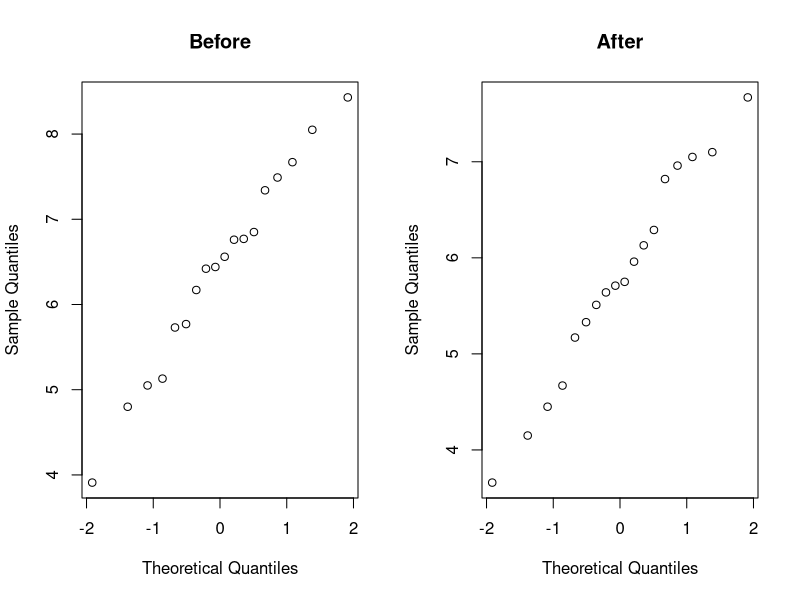
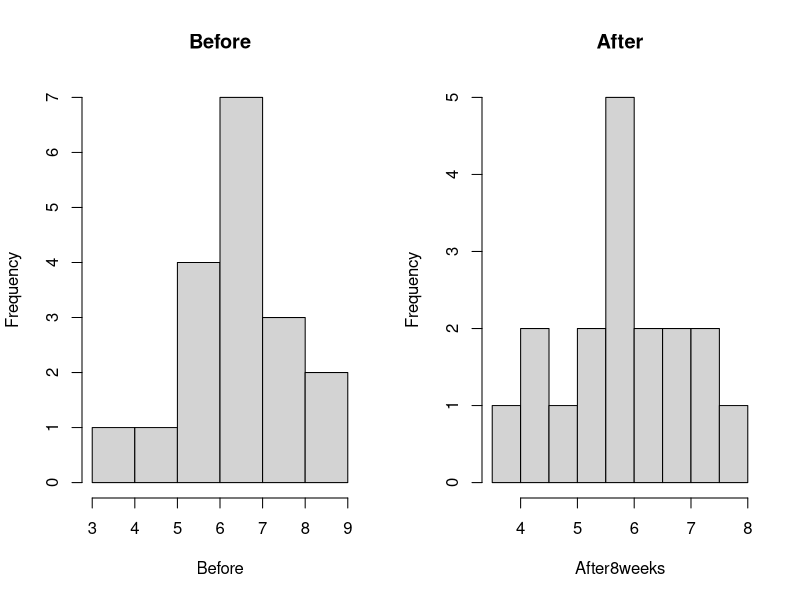
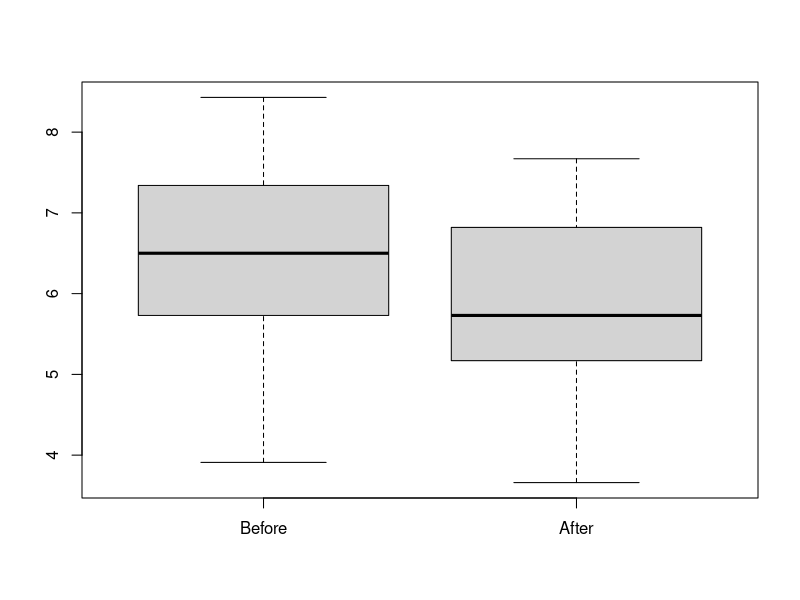
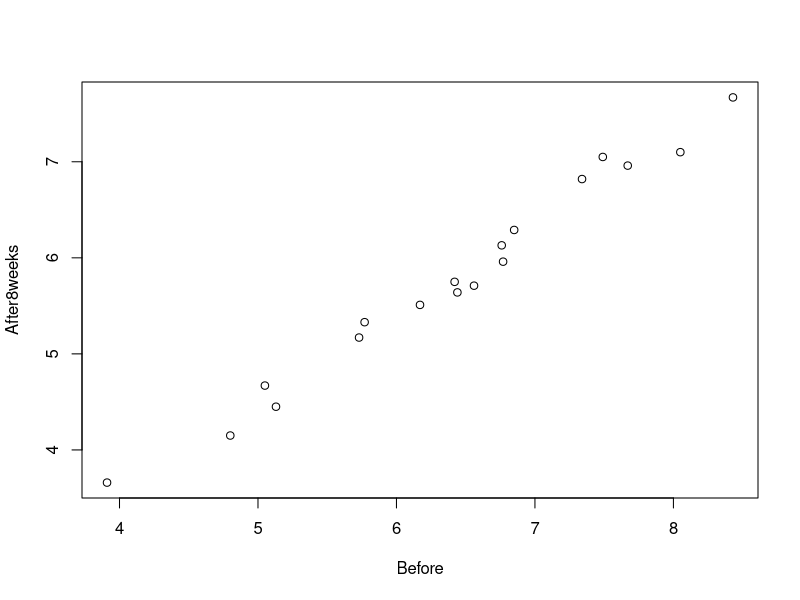

Here is the R script that generated these plots, in order:
## ---- chunk 1
data = read.table("cholesterol.txt")
attach(data)
head(data)
## ---- chunk 2
par(mfrow=c(1,2))
qqnorm(Before, main="Before")
qqnorm(After8weeks, main="After")
par(mfrow=c(1,1))
## ---- chunk 3
par(mfrow=c(1,2))
hist(Before, main="Before")
hist(After8weeks, main="After")
par(mfrow=c(1,1))
## ---- chunk 4
boxplot(Before, After8weeks, names = c("Before", "After"))
## ---- chunk 5
cor.test(Before, After8weeks)
## ---- chunk 6
plot(Before, After8weeks)
## ---- chunk 7
t.test(Before, After8weeks, paired=T)
# symmetric data is required
wilcox.test(Before, After8weeks, paired=T)
## ---- chunk 8
x_bar <- mean(After8weeks)
s <- sd(After8weeks)

# calculate estimate of theta and 95% CI
theta_hat <- x_bar + qnorm(0.975) * s / sqrt(length(After8weeks))
ci <- c(x_bar - qnorm(0.975) * s / sqrt(length(After8weeks)), theta_hat)

# print results
cat("Estimate of theta:", theta_hat, "\n")
cat("95% CI for theta:", ci, "\n")
## ---- chunk 9
# calculate the sample mean and standard deviation
x_bar <- mean(After8weeks)

# calculate the standard error of the mean
se <- sd(After8weeks) / sqrt(length(After8weeks))

# calculate the confidence interval using the t-distribution
t_val <- qt(0.025, df = length(After8weeks) - 1, lower.tail = F)
ci <- x_bar + t_val * se * c(-1, 1)
cat("95% confidence interval using t-distribution:", ci, "\n")

# calculate the confidence interval using the normal distribution
z_val <- qnorm(0.025, lower.tail = F)
ci2 <- x_bar + z_val * se * c(-1, 1)
cat("95% confidence interval using normal distribution:", ci2, "\n")
## ---- chunk 10
#3.2
## ---- chunk 11
# calculate the sample mean and standard deviation
x_bar <- mean(After8weeks)

# calculate the standard error of the mean
se <- sd(After8weeks) / sqrt(length(After8weeks))

# calculate the confidence interval using the t-distribution
t_val <- qt(0.025, df = length(After8weeks) - 1, lower.tail = F)
ci <- x_bar + t_val * se * c(-1, 1)
cat("95% confidence interval using t-distribution:", ci, "\n")

# calculate the confidence interval using the normal distribution
z_val <- qnorm(0.025, lower.tail = F)
ci2 <- x_bar + z_val * se * c(-1, 1)
cat("95% confidence interval using normal distribution:", ci2, "\n")
## ---- chunk 12
#median shift
# wilcox.test(Before, After8weeks, paired=T, alternative = "greater", conf.int=T)
# reject, so greater
# median(After8weeks) < 6
wilcox.test(After8weeks, mu=6, alternative="less")
wilcox.test(After8weeks, mu = 6, alternative = "greater", exact = FALSE)
## ---- chunk 13
# Store the Before and After8weeks data
Before <- c(6.42, 6.76, 6.56, 4.8, 8.43, 7.49, 8.05, 5.05, 5.77, 3.91, 6.77, 6.44, 6.17, 7.67, 7.34, 6.85, 5.13, 5.73)
After8weeks <- c(5.75, 6.13, 5.71, 4.15, 7.67, 7.05, 7.1, 4.67, 5.33, 3.66, 5.96, 5.64, 5.51, 6.96, 6.82, 6.29, 4.45, 5.17)

# Calculate the observed test statistic
obs_stat <- median(Before - After8weeks)

# Set the number of permutations
n_perm <- 10000

# Initialize an empty vector to store the permuted test statistics
perm_stats <- numeric(n_perm)

# Permute the data and calculate the test statistic for each permutation
for (i in 1:n_perm) {
  perm_data <- sample(c(Before, After8weeks), size = length(Before), replace = FALSE)
  perm_stat <- median(perm_data[1:length(Before)] - perm_data[(length(Before)+1):(2*length(Before))])
  perm_stats[i] <- perm_stat
}

# Calculate the p-value
p_val <- mean(perm_stats <= obs_stat)

# Print the results
cat("Observed test statistic:", obs_stat, "\n")
cat("Permutation p-value:", p_val, "\n")
## ---- chunk 14
less_than_4.5 <- sum(After8weeks < 4.5)
binom.test(less_than_4.5, length(After8weeks), p = 0.25, alternative = "less")
